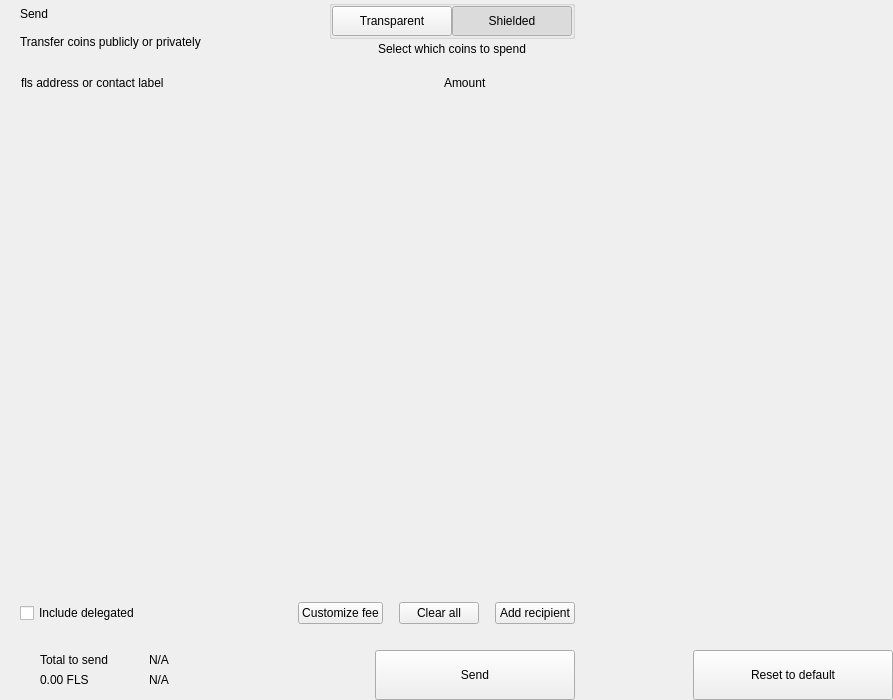
<?xml version="1.0" encoding="UTF-8"?>
<ui version="4.0">
 <class>send</class>
 <widget class="QWidget" name="send">
  <property name="geometry">
   <rect>
    <x>0</x>
    <y>0</y>
    <width>893</width>
    <height>700</height>
   </rect>
  </property>
  <property name="windowTitle">
   <string>Form</string>
  </property>
  <layout class="QHBoxLayout" name="horizontalLayout_2" stretch="2,1">
   <property name="spacing">
    <number>0</number>
   </property>
   <property name="leftMargin">
    <number>0</number>
   </property>
   <property name="topMargin">
    <number>0</number>
   </property>
   <property name="rightMargin">
    <number>0</number>
   </property>
   <property name="bottomMargin">
    <number>0</number>
   </property>
   <item>
    <widget class="QWidget" name="left" native="true">
     <layout class="QVBoxLayout" name="verticalLayout_3">
      <property name="spacing">
       <number>0</number>
      </property>
      <property name="leftMargin">
       <number>0</number>
      </property>
      <property name="topMargin">
       <number>0</number>
      </property>
      <property name="rightMargin">
       <number>0</number>
      </property>
      <property name="bottomMargin">
       <number>0</number>
      </property>
      <item>
       <layout class="QVBoxLayout" name="verticalLayout_22" stretch="0,0,0,1,0,0,0,0">
        <property name="spacing">
         <number>0</number>
        </property>
        <item>
         <layout class="QHBoxLayout" name="horizontalLayout_3">
          <property name="spacing">
           <number>0</number>
          </property>
          <property name="leftMargin">
           <number>20</number>
          </property>
          <property name="rightMargin">
           <number>20</number>
          </property>
          <item>
           <layout class="QVBoxLayout" name="verticalLayout">
            <property name="spacing">
             <number>0</number>
            </property>
            <item>
             <widget class="QLabel" name="labelTitle">
              <property name="text">
               <string>Send</string>
              </property>
              <property name="alignment">
               <set>Qt::AlignLeading|Qt::AlignLeft|Qt::AlignVCenter</set>
              </property>
             </widget>
            </item>
            <item>
             <widget class="QLabel" name="labelSubtitle1">
              <property name="text">
               <string>Transfer coins publicly or privately</string>
              </property>
             </widget>
            </item>
           </layout>
          </item>
          <item>
           <spacer name="horizontalSpacer">
            <property name="orientation">
             <enum>Qt::Horizontal</enum>
            </property>
            <property name="sizeHint" stdset="0">
             <size>
              <width>40</width>
              <height>20</height>
             </size>
            </property>
           </spacer>
          </item>
          <item>
           <layout class="QVBoxLayout" name="verticalLayout_6">
            <property name="spacing">
             <number>3</number>
            </property>
            <item alignment="Qt::AlignHCenter">
             <widget class="QGroupBox" name="groupBox">
              <property name="styleSheet">
               <string notr="true">#groupBox{
padding-top:2px;
}</string>
              </property>
              <property name="title">
               <string/>
              </property>
              <property name="alignment">
               <set>Qt::AlignCenter</set>
              </property>
              <layout class="QHBoxLayout" name="horizontalLayout_4">
               <property name="spacing">
                <number>0</number>
               </property>
               <property name="leftMargin">
                <number>0</number>
               </property>
               <property name="topMargin">
                <number>0</number>
               </property>
               <property name="rightMargin">
                <number>0</number>
               </property>
               <property name="bottomMargin">
                <number>0</number>
               </property>
               <item>
                <widget class="QPushButton" name="pushLeft">
                 <property name="minimumSize">
                  <size>
                   <width>120</width>
                   <height>30</height>
                  </size>
                 </property>
                 <property name="maximumSize">
                  <size>
                   <width>120</width>
                   <height>30</height>
                  </size>
                 </property>
                 <property name="focusPolicy">
                  <enum>Qt::NoFocus</enum>
                 </property>
                 <property name="text">
                  <string>Transparent</string>
                 </property>
                 <property name="checkable">
                  <bool>true</bool>
                 </property>
                 <property name="autoExclusive">
                  <bool>true</bool>
                 </property>
                </widget>
               </item>
               <item>
                <widget class="QPushButton" name="pushRight">
                 <property name="minimumSize">
                  <size>
                   <width>120</width>
                   <height>30</height>
                  </size>
                 </property>
                 <property name="maximumSize">
                  <size>
                   <width>120</width>
                   <height>30</height>
                  </size>
                 </property>
                 <property name="focusPolicy">
                  <enum>Qt::NoFocus</enum>
                 </property>
                 <property name="text">
                  <string>Shielded</string>
                 </property>
                 <property name="checkable">
                  <bool>true</bool>
                 </property>
                 <property name="checked">
                  <bool>true</bool>
                 </property>
                 <property name="autoExclusive">
                  <bool>true</bool>
                 </property>
                </widget>
               </item>
              </layout>
             </widget>
            </item>
            <item alignment="Qt::AlignHCenter|Qt::AlignTop">
             <widget class="QLabel" name="labelSubtitle2">
              <property name="styleSheet">
               <string notr="true"/>
              </property>
              <property name="text">
               <string>Select which coins to spend</string>
              </property>
              <property name="alignment">
               <set>Qt::AlignCenter</set>
              </property>
              <property name="indent">
               <number>0</number>
              </property>
             </widget>
            </item>
           </layout>
          </item>
         </layout>
        </item>
        <item>
         <spacer name="verticalSpacer_2">
          <property name="orientation">
           <enum>Qt::Vertical</enum>
          </property>
          <property name="sizeType">
           <enum>QSizePolicy::Fixed</enum>
          </property>
          <property name="sizeHint" stdset="0">
           <size>
            <width>20</width>
            <height>20</height>
           </size>
          </property>
         </spacer>
        </item>
        <item>
         <layout class="QHBoxLayout" name="horizontalLayout" stretch="6,0,2">
          <property name="spacing">
           <number>0</number>
          </property>
          <property name="leftMargin">
           <number>10</number>
          </property>
          <property name="topMargin">
           <number>0</number>
          </property>
          <property name="rightMargin">
           <number>20</number>
          </property>
          <property name="bottomMargin">
           <number>0</number>
          </property>
          <item>
           <widget class="QLabel" name="labelSubtitleAddress">
            <property name="styleSheet">
             <string notr="true">margin-left:8px;</string>
            </property>
            <property name="text">
             <string>fls address or contact label</string>
            </property>
           </widget>
          </item>
          <item>
           <spacer name="horizontalSpacer_3">
            <property name="orientation">
             <enum>Qt::Horizontal</enum>
            </property>
            <property name="sizeType">
             <enum>QSizePolicy::Fixed</enum>
            </property>
            <property name="sizeHint" stdset="0">
             <size>
              <width>40</width>
              <height>1</height>
             </size>
            </property>
           </spacer>
          </item>
          <item>
           <widget class="QLabel" name="labelSubtitleAmount">
            <property name="text">
             <string>Amount</string>
            </property>
           </widget>
          </item>
         </layout>
        </item>
        <item>
         <widget class="QScrollArea" name="scrollArea">
          <property name="minimumSize">
           <size>
            <width>0</width>
            <height>350</height>
           </size>
          </property>
          <property name="styleSheet">
           <string notr="true">#scrollArea {
            background:transparent;
            margin-top:10px;
}</string>
          </property>
          <property name="horizontalScrollBarPolicy">
           <enum>Qt::ScrollBarAlwaysOff</enum>
          </property>
          <property name="sizeAdjustPolicy">
           <enum>QAbstractScrollArea::AdjustIgnored</enum>
          </property>
          <property name="widgetResizable">
           <bool>true</bool>
          </property>
          <property name="alignment">
           <set>Qt::AlignLeading|Qt::AlignLeft|Qt::AlignTop</set>
          </property>
          <widget class="QWidget" name="scrollAreaWidgetContents">
           <property name="geometry">
            <rect>
             <x>0</x>
             <y>0</y>
             <width>591</width>
             <height>16</height>
            </rect>
           </property>
           <property name="sizePolicy">
            <sizepolicy hsizetype="Preferred" vsizetype="Maximum">
             <horstretch>0</horstretch>
             <verstretch>0</verstretch>
            </sizepolicy>
           </property>
           <property name="autoFillBackground">
            <bool>false</bool>
           </property>
           <property name="styleSheet">
            <string notr="true">#scrollAreaWidgetContents {
             background:transparent;
             }</string>
           </property>
           <layout class="QVBoxLayout" name="verticalLayout_7">
            <property name="spacing">
             <number>0</number>
            </property>
            <property name="sizeConstraint">
             <enum>QLayout::SetDefaultConstraint</enum>
            </property>
            <property name="leftMargin">
             <number>0</number>
            </property>
            <property name="topMargin">
             <number>0</number>
            </property>
            <property name="rightMargin">
             <number>0</number>
            </property>
            <property name="bottomMargin">
             <number>0</number>
            </property>
           </layout>
          </widget>
         </widget>
        </item>
        <item>
         <spacer name="verticalSpacer_4">
          <property name="orientation">
           <enum>Qt::Vertical</enum>
          </property>
          <property name="sizeType">
           <enum>QSizePolicy::Fixed</enum>
          </property>
          <property name="sizeHint" stdset="0">
           <size>
            <width>20</width>
            <height>20</height>
           </size>
          </property>
         </spacer>
        </item>
        <item>
         <layout class="QHBoxLayout" name="horizontalLayout_20">
          <property name="spacing">
           <number>6</number>
          </property>
          <property name="leftMargin">
           <number>20</number>
          </property>
          <property name="rightMargin">
           <number>20</number>
          </property>
          <item>
           <widget class="QCheckBox" name="checkBoxDelegations">
            <property name="layoutDirection">
             <enum>Qt::LeftToRight</enum>
            </property>
            <property name="text">
             <string>Include delegated</string>
            </property>
           </widget>
          </item>
          <item>
           <spacer name="horizontalSpacer_4">
            <property name="orientation">
             <enum>Qt::Horizontal</enum>
            </property>
            <property name="sizeHint" stdset="0">
             <size>
              <width>10</width>
              <height>20</height>
             </size>
            </property>
           </spacer>
          </item>
          <item>
           <widget class="QPushButton" name="pushButtonFee">
            <property name="focusPolicy">
             <enum>Qt::NoFocus</enum>
            </property>
            <property name="text">
             <string>Customize fee</string>
            </property>
           </widget>
          </item>
          <item>
           <spacer name="horizontalSpacer_11">
            <property name="orientation">
             <enum>Qt::Horizontal</enum>
            </property>
            <property name="sizeType">
             <enum>QSizePolicy::Minimum</enum>
            </property>
            <property name="sizeHint" stdset="0">
             <size>
              <width>10</width>
              <height>20</height>
             </size>
            </property>
           </spacer>
          </item>
          <item>
           <widget class="QPushButton" name="pushButtonClear">
            <property name="focusPolicy">
             <enum>Qt::NoFocus</enum>
            </property>
            <property name="layoutDirection">
             <enum>Qt::RightToLeft</enum>
            </property>
            <property name="text">
             <string>Clear all</string>
            </property>
           </widget>
          </item>
          <item>
           <spacer name="horizontalSpacer_6">
            <property name="orientation">
             <enum>Qt::Horizontal</enum>
            </property>
            <property name="sizeType">
             <enum>QSizePolicy::Fixed</enum>
            </property>
            <property name="sizeHint" stdset="0">
             <size>
              <width>10</width>
              <height>20</height>
             </size>
            </property>
           </spacer>
          </item>
          <item>
           <widget class="QPushButton" name="pushButtonAddRecipient">
            <property name="focusPolicy">
             <enum>Qt::NoFocus</enum>
            </property>
            <property name="text">
             <string>Add recipient</string>
            </property>
           </widget>
          </item>
         </layout>
        </item>
        <item>
         <spacer name="verticalSpacer">
          <property name="orientation">
           <enum>Qt::Vertical</enum>
          </property>
          <property name="sizeType">
           <enum>QSizePolicy::Fixed</enum>
          </property>
          <property name="sizeHint" stdset="0">
           <size>
            <width>20</width>
            <height>16</height>
           </size>
          </property>
         </spacer>
        </item>
        <item>
         <layout class="QHBoxLayout" name="horizontalLayout_7">
          <property name="rightMargin">
           <number>20</number>
          </property>
          <item>
           <layout class="QHBoxLayout" name="horizontalLayout_10">
            <property name="spacing">
             <number>0</number>
            </property>
            <property name="leftMargin">
             <number>8</number>
            </property>
            <item>
             <widget class="QStackedWidget" name="stackedWidget">
              <property name="minimumSize">
               <size>
                <width>0</width>
                <height>60</height>
               </size>
              </property>
              <property name="maximumSize">
               <size>
                <width>16777215</width>
                <height>60</height>
               </size>
              </property>
              <widget class="QWidget" name="page1">
               <layout class="QVBoxLayout" name="verticalLayout_71" stretch="0">
                <property name="spacing">
                 <number>6</number>
                </property>
                <property name="leftMargin">
                 <number>12</number>
                </property>
                <property name="topMargin">
                 <number>0</number>
                </property>
                <property name="rightMargin">
                 <number>0</number>
                </property>
                <property name="bottomMargin">
                 <number>0</number>
                </property>
                <item>
                 <widget class="QWidget" name="coinWidget" native="true">
                  <property name="minimumSize">
                   <size>
                    <width>0</width>
                    <height>60</height>
                   </size>
                  </property>
                  <property name="maximumSize">
                   <size>
                    <width>16777215</width>
                    <height>60</height>
                   </size>
                  </property>
                  <layout class="QHBoxLayout" name="horizontalLayout_9">
                   <property name="spacing">
                    <number>0</number>
                   </property>
                   <property name="leftMargin">
                    <number>20</number>
                   </property>
                   <property name="topMargin">
                    <number>10</number>
                   </property>
                   <property name="rightMargin">
                    <number>20</number>
                   </property>
                   <property name="bottomMargin">
                    <number>10</number>
                   </property>
                   <item>
                    <layout class="QVBoxLayout" name="verticalSend">
                     <property name="spacing">
                      <number>0</number>
                     </property>
                     <item>
                      <widget class="QLabel" name="labelTitleTotalSend">
                       <property name="text">
                        <string>Total to send</string>
                       </property>
                      </widget>
                     </item>
                     <item>
                      <widget class="QLabel" name="labelAmountSend">
                       <property name="text">
                        <string notr="true">0.00 FLS</string>
                       </property>
                      </widget>
                     </item>
                    </layout>
                   </item>
                   <item>
                    <spacer name="horizontalSpacer_9">
                     <property name="orientation">
                      <enum>Qt::Horizontal</enum>
                     </property>
                     <property name="sizeType">
                      <enum>QSizePolicy::Fixed</enum>
                     </property>
                     <property name="sizeHint" stdset="0">
                      <size>
                       <width>20</width>
                       <height>20</height>
                      </size>
                     </property>
                    </spacer>
                   </item>
                   <item>
                    <widget class="QLabel" name="labelLine">
                     <property name="minimumSize">
                      <size>
                       <width>1</width>
                       <height>0</height>
                      </size>
                     </property>
                     <property name="maximumSize">
                      <size>
                       <width>1</width>
                       <height>16777215</height>
                      </size>
                     </property>
                     <property name="text">
                      <string/>
                     </property>
                    </widget>
                   </item>
                   <item>
                    <spacer name="horizontalSpacer_10">
                     <property name="orientation">
                      <enum>Qt::Horizontal</enum>
                     </property>
                     <property name="sizeType">
                      <enum>QSizePolicy::Fixed</enum>
                     </property>
                     <property name="sizeHint" stdset="0">
                      <size>
                       <width>20</width>
                       <height>20</height>
                      </size>
                     </property>
                    </spacer>
                   </item>
                   <item>
                    <layout class="QVBoxLayout" name="verticalRemaining">
                     <property name="spacing">
                      <number>0</number>
                     </property>
                     <item>
                      <widget class="QLabel" name="labelTitleTotalRemaining">
                       <property name="text">
                        <string notr="true">N/A</string>
                       </property>
                      </widget>
                     </item>
                     <item>
                      <widget class="QLabel" name="labelAmountRemaining">
                       <property name="text">
                        <string notr="true">N/A</string>
                       </property>
                      </widget>
                     </item>
                    </layout>
                   </item>
                  </layout>
                 </widget>
                </item>
               </layout>
              </widget>
              <widget class="QWidget" name="page_2"/>
             </widget>
            </item>
           </layout>
          </item>
          <item>
           <spacer name="horizontalSpacer_5">
            <property name="orientation">
             <enum>Qt::Horizontal</enum>
            </property>
            <property name="sizeType">
             <enum>QSizePolicy::Expanding</enum>
            </property>
            <property name="sizeHint" stdset="0">
             <size>
              <width>40</width>
              <height>20</height>
             </size>
            </property>
           </spacer>
          </item>
          <item alignment="Qt::AlignBottom">
           <widget class="QPushButton" name="pushButtonSave">
            <property name="minimumSize">
             <size>
              <width>200</width>
              <height>50</height>
             </size>
            </property>
            <property name="maximumSize">
             <size>
              <width>200</width>
              <height>50</height>
             </size>
            </property>
            <property name="focusPolicy">
             <enum>Qt::NoFocus</enum>
            </property>
            <property name="text">
             <string>Send</string>
            </property>
           </widget>
          </item>
         </layout>
        </item>
       </layout>
      </item>
     </layout>
    </widget>
   </item>
   <item>
    <widget class="QWidget" name="right" native="true">
     <layout class="QVBoxLayout" name="verticalLayout_5">
      <property name="leftMargin">
       <number>0</number>
      </property>
      <property name="topMargin">
       <number>0</number>
      </property>
      <property name="rightMargin">
       <number>0</number>
      </property>
      <property name="bottomMargin">
       <number>0</number>
      </property>
      <item>
       <layout class="QVBoxLayout" name="verticalLayout_4">
        <property name="spacing">
         <number>6</number>
        </property>
        <item>
         <widget class="OptionButton" name="btnCoinControl" native="true">
          <property name="minimumSize">
           <size>
            <width>0</width>
            <height>50</height>
           </size>
          </property>
         </widget>
        </item>
        <item>
         <widget class="OptionButton" name="btnChangeAddress" native="true">
          <property name="minimumSize">
           <size>
            <width>0</width>
            <height>50</height>
           </size>
          </property>
         </widget>
        </item>
        <item>
         <widget class="OptionButton" name="btnUri" native="true">
          <property name="minimumSize">
           <size>
            <width>0</width>
            <height>50</height>
           </size>
          </property>
         </widget>
        </item>
        <item>
         <widget class="OptionButton" name="btnShieldCoins" native="true">
          <property name="minimumSize">
           <size>
            <width>0</width>
            <height>50</height>
           </size>
          </property>
         </widget>
        </item>
        <item>
         <spacer name="verticalSpacer_5">
          <property name="orientation">
           <enum>Qt::Vertical</enum>
          </property>
          <property name="sizeHint" stdset="0">
           <size>
            <width>20</width>
            <height>40</height>
           </size>
          </property>
         </spacer>
        </item>
        <item>
         <layout class="QHBoxLayout" name="horizontalLayout_8">
          <item>
           <spacer name="horizontalSpacer_7">
            <property name="orientation">
             <enum>Qt::Horizontal</enum>
            </property>
            <property name="sizeHint" stdset="0">
             <size>
              <width>40</width>
              <height>20</height>
             </size>
            </property>
           </spacer>
          </item>
          <item>
           <widget class="QPushButton" name="pushButtonReset">
            <property name="minimumSize">
             <size>
              <width>200</width>
              <height>50</height>
             </size>
            </property>
            <property name="maximumSize">
             <size>
              <width>200</width>
              <height>50</height>
             </size>
            </property>
            <property name="focusPolicy">
             <enum>Qt::NoFocus</enum>
            </property>
            <property name="text">
             <string>Reset to default</string>
            </property>
           </widget>
          </item>
         </layout>
        </item>
       </layout>
      </item>
     </layout>
    </widget>
   </item>
  </layout>
 </widget>
 <customwidgets>
  <customwidget>
   <class>OptionButton</class>
   <extends>QWidget</extends>
   <header>qt/fls/optionbutton.h</header>
   <container>1</container>
  </customwidget>
 </customwidgets>
 <resources/>
 <connections/>
</ui>
